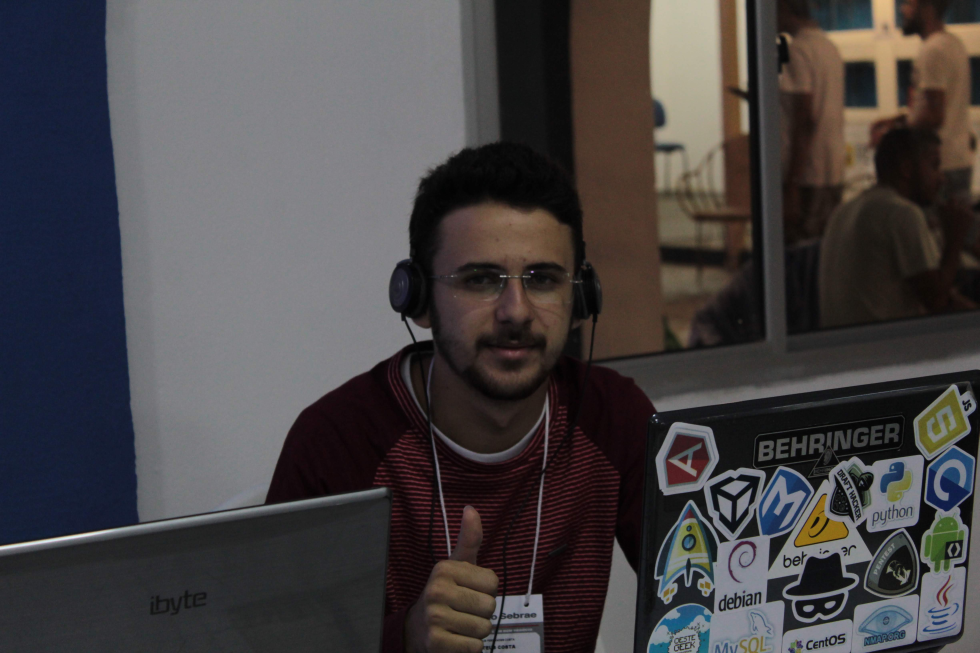
#> input picture imagens/IMG_6315.JPG, 4898 x 3265 px, given in place of the camera (shown at 1/5 size)
$ jupyter execute --allow-errors 'Detecção_Facial_WebCam.ipynb'
#> lines starting #> are read from the running program, lines starting #| are printed output that depends on the picture; after the words box and inside, x2 and y2 are one past the last pixel; in counts of white or black regions, pixels touching at a corner belong together
#> further down, frame is the input picture: shape (3265, 4898, 3); mean B, G, R 68.1, 66.9, 70.6
[cell 1]
import cv2
from PIL import Image
import pytesseract as pt
import string
import re

def redim(img, largura): #função para redimensionar uma imagem
#> called with largura = 320
    alt = int(img.shape[0]/img.shape[1]*largura)
#> alt = 213
    img = cv2.resize(img, (largura, alt), interpolation =
cv2.INTER_AREA)
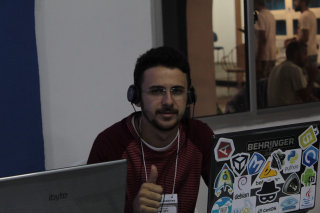
#> img: shape (213, 320, 3); mean of channels 0, 1, 2 68.1, 66.9, 70.6; drawn as B, G, R
#> `frame_pb = cv2.cvtColor(frame, cv2.COLOR_BGR2GRAY)`:
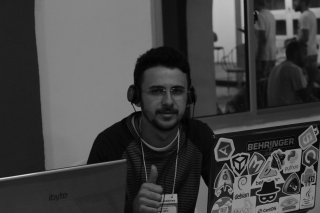
#> frame_pb: shape (213, 320); min 2, max 214, mean 68.1
#> `faces = df.detectMultiScale(frame_pb, scaleFactor = 1.05, minNeighbors..`: faces = [[138, 68, 60, 60]]
#> the loop `for (x, y, lar, alt) in faces:` made 1 pass
#> after the loop `for (x, y, lar, alt) in faces:`:
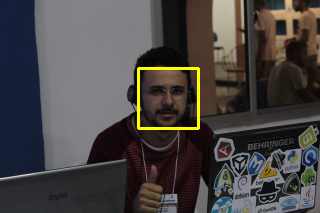
#> frame_temp: shape (213, 320, 3); 1.05% of pixels changed, all inside (x1, y1, x2, y2) = (137, 67, 200, 130); drawn as B, G, R
    return img

#Cria o detector de faces baseado no XML
df = cv2.CascadeClassifier('./dataset/haarcascade_frontalface_default.xml')

#camera = cv2.VideoCapture('video.mp4') #video gravado
#webcam
camera = cv2.VideoCapture(0) #direto da webcam
#> (the rest of this cell did not finish here and is left out)

$ run again, on imagens/IMG_6774.JPG
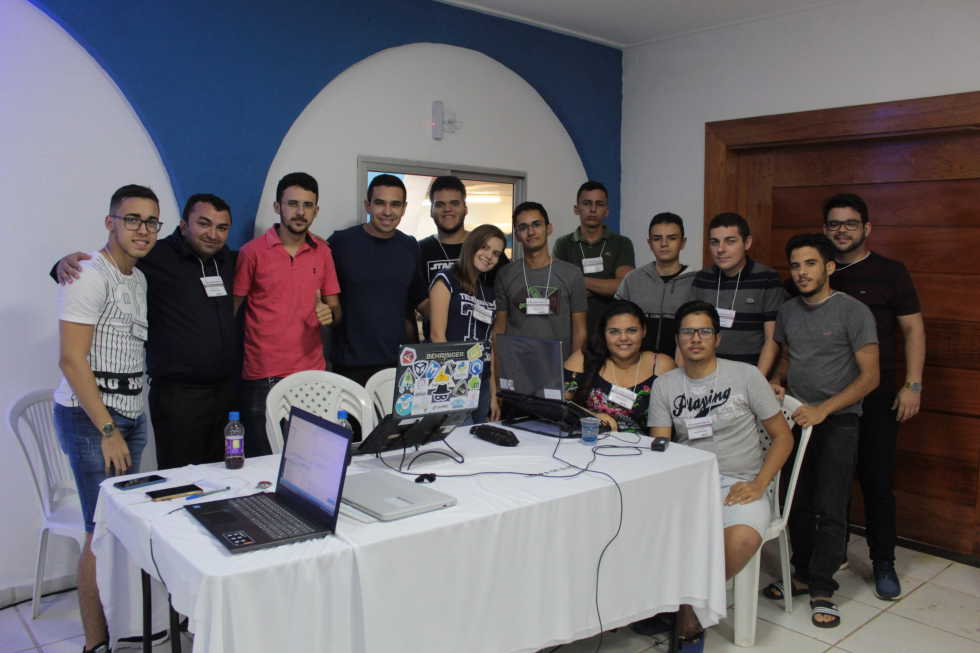
#> input picture imagens/IMG_6774.JPG, 4898 x 3265 px, given in place of the camera (shown at 1/5 size)
#> frame is the input picture: shape (3265, 4898, 3); mean B, G, R 107.4, 102.2, 106.3
#> in redim, `img = cv2.resize(img, (largura, alt), interpolation = cv2.INTER_AREA)`:
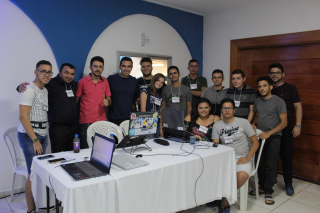
#> img: shape (213, 320, 3); mean of channels 0, 1, 2 107.4, 102.2, 106.3; drawn as B, G, R
#> `frame_pb = cv2.cvtColor(frame, cv2.COLOR_BGR2GRAY)`:
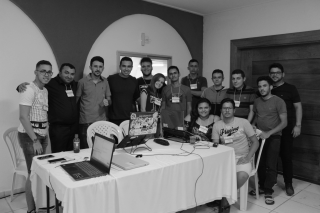
#> frame_pb: shape (213, 320); min 5, max 254, mean 104
#> faces = ()

$ run again, on imagens/eu.jpg
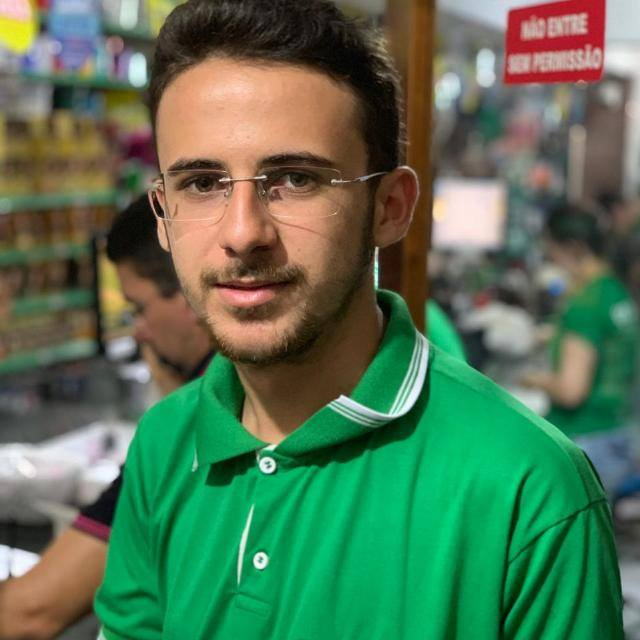
#> input picture imagens/eu.jpg, 640 x 640 px, given in place of the camera
#> frame is the input picture: shape (640, 640, 3); mean B, G, R 84.2, 115.5, 82.7
#> `frame_pb = cv2.cvtColor(frame, cv2.COLOR_BGR2GRAY)`:
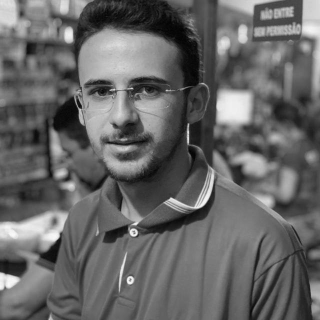
#> frame_pb: shape (320, 320); min 2, max 249, mean 102.3
#> faces = [[59, 40, 131, 131]]
#> the loop `for (x, y, lar, alt) in faces:` made 1 pass
#> after the loop `for (x, y, lar, alt) in faces:`:
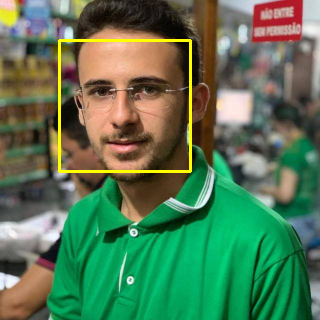
#> frame_temp: shape (320, 320, 3); mean of channels 0, 1, 2 83.4, 118.3, 85.2; drawn as B, G, R
